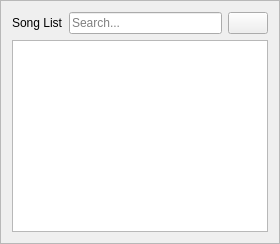
     <widget class="QFrame" name="Frame_LHS">
      <property name="sizePolicy">
       <sizepolicy hsizetype="Minimum" vsizetype="Preferred">
        <horstretch>0</horstretch>
        <verstretch>0</verstretch>
       </sizepolicy>
      </property>
      <property name="frameShape">
       <enum>QFrame::StyledPanel</enum>
      </property>
      <property name="frameShadow">
       <enum>QFrame::Raised</enum>
      </property>
      <layout class="QVBoxLayout" name="verticalLayout">
       <property name="spacing">
        <number>-1</number>
       </property>
       <item>
        <widget class="QFrame" name="frame_SongList_label_searchbar">
         <property name="frameShape">
          <enum>QFrame::NoFrame</enum>
         </property>
         <property name="frameShadow">
          <enum>QFrame::Plain</enum>
         </property>
         <property name="lineWidth">
          <number>0</number>
         </property>
         <layout class="QHBoxLayout" name="horizontalLayout_9">
          <property name="leftMargin">
           <number>0</number>
          </property>
          <property name="topMargin">
           <number>0</number>
          </property>
          <property name="rightMargin">
           <number>0</number>
          </property>
          <property name="bottomMargin">
           <number>0</number>
          </property>
          <item>
           <widget class="QLabel" name="label_SongList">
            <property name="frameShape">
             <enum>QFrame::NoFrame</enum>
            </property>
            <property name="lineWidth">
             <number>0</number>
            </property>
            <property name="text">
             <string>Song List</string>
            </property>
           </widget>
          </item>
          <item>
           <widget class="GTMLineEdit" name="lineEdit_SongList_search">
            <property name="placeholderText">
             <string>Search...</string>
            </property>
           </widget>
          </item>
          <item>
           <widget class="QPushButton" name="pushButton">
            <property name="toolTip">
             <string>Create Song...</string>
            </property>
            <property name="text">
             <string/>
            </property>
            <property name="icon">
             <iconset resource="../../build_debug/src/ui/.qt/rcc/gtm-icons.qrc">
              <normaloff>:/icons/music-double-note-plus.svg</normaloff>:/icons/music-double-note-plus.svg</iconset>
            </property>
           </widget>
          </item>
         </layout>
        </widget>
       </item>
       <item>
        <widget class="QListView" name="listView_songTable">
         <property name="sizePolicy">
          <sizepolicy hsizetype="Minimum" vsizetype="Expanding">
           <horstretch>0</horstretch>
           <verstretch>0</verstretch>
          </sizepolicy>
         </property>
        </widget>
       </item>
      </layout>
     </widget>
